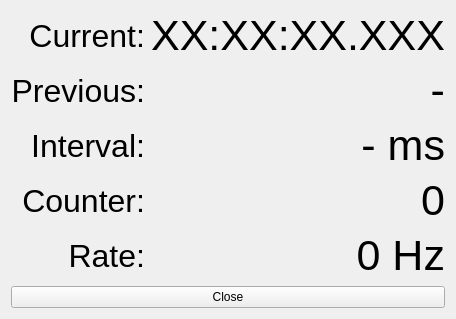
<?xml version="1.0" encoding="UTF-8"?>
<ui version="4.0">
 <class>StandardClock</class>
 <widget class="QMainWindow" name="StandardClock">
  <property name="windowTitle">
   <string>Clock</string>
  </property>
  <widget class="QWidget" name="centralWidget">
   <layout class="QVBoxLayout" name="verticalLayout">
    <item>
     <layout class="QGridLayout" name="gridLayout">
      <item row="0" column="0">
       <widget class="QLabel" name="label">
        <property name="font">
         <font>
          <pointsize>24</pointsize>
         </font>
        </property>
        <property name="text">
         <string>Current:</string>
        </property>
        <property name="alignment">
         <set>Qt::AlignRight|Qt::AlignTrailing|Qt::AlignVCenter</set>
        </property>
       </widget>
      </item>
      <item row="0" column="1">
       <widget class="QLabel" name="lblCurrent">
        <property name="font">
         <font>
          <pointsize>32</pointsize>
         </font>
        </property>
        <property name="text">
         <string>XX:XX:XX.XXX</string>
        </property>
        <property name="alignment">
         <set>Qt::AlignRight|Qt::AlignTrailing|Qt::AlignVCenter</set>
        </property>
       </widget>
      </item>
      <item row="1" column="0">
       <widget class="QLabel" name="label_2">
        <property name="font">
         <font>
          <pointsize>24</pointsize>
         </font>
        </property>
        <property name="text">
         <string>Previous:</string>
        </property>
        <property name="alignment">
         <set>Qt::AlignRight|Qt::AlignTrailing|Qt::AlignVCenter</set>
        </property>
       </widget>
      </item>
      <item row="1" column="1">
       <widget class="QLabel" name="lblPrevious">
        <property name="font">
         <font>
          <pointsize>32</pointsize>
         </font>
        </property>
        <property name="text">
         <string>-</string>
        </property>
        <property name="alignment">
         <set>Qt::AlignRight|Qt::AlignTrailing|Qt::AlignVCenter</set>
        </property>
       </widget>
      </item>
      <item row="2" column="0">
       <widget class="QLabel" name="label_5">
        <property name="font">
         <font>
          <pointsize>24</pointsize>
         </font>
        </property>
        <property name="text">
         <string>Interval:</string>
        </property>
        <property name="alignment">
         <set>Qt::AlignRight|Qt::AlignTrailing|Qt::AlignVCenter</set>
        </property>
       </widget>
      </item>
      <item row="2" column="1">
       <widget class="QLabel" name="lblDelta">
        <property name="font">
         <font>
          <pointsize>32</pointsize>
         </font>
        </property>
        <property name="text">
         <string>- ms</string>
        </property>
        <property name="alignment">
         <set>Qt::AlignRight|Qt::AlignTrailing|Qt::AlignVCenter</set>
        </property>
       </widget>
      </item>
      <item row="3" column="0">
       <widget class="QLabel" name="label_3">
        <property name="font">
         <font>
          <pointsize>24</pointsize>
         </font>
        </property>
        <property name="text">
         <string>Counter:</string>
        </property>
        <property name="alignment">
         <set>Qt::AlignRight|Qt::AlignTrailing|Qt::AlignVCenter</set>
        </property>
       </widget>
      </item>
      <item row="3" column="1">
       <widget class="QLabel" name="lblCounter">
        <property name="font">
         <font>
          <pointsize>32</pointsize>
         </font>
        </property>
        <property name="text">
         <string>0</string>
        </property>
        <property name="alignment">
         <set>Qt::AlignRight|Qt::AlignTrailing|Qt::AlignVCenter</set>
        </property>
       </widget>
      </item>
      <item row="4" column="0">
       <widget class="QLabel" name="label_4">
        <property name="font">
         <font>
          <pointsize>24</pointsize>
         </font>
        </property>
        <property name="text">
         <string>Rate:</string>
        </property>
        <property name="alignment">
         <set>Qt::AlignRight|Qt::AlignTrailing|Qt::AlignVCenter</set>
        </property>
       </widget>
      </item>
      <item row="4" column="1">
       <widget class="QLabel" name="lblRate">
        <property name="font">
         <font>
          <pointsize>32</pointsize>
         </font>
        </property>
        <property name="text">
         <string>0 Hz</string>
        </property>
        <property name="alignment">
         <set>Qt::AlignRight|Qt::AlignTrailing|Qt::AlignVCenter</set>
        </property>
       </widget>
      </item>
     </layout>
    </item>
    <item>
     <widget class="QPushButton" name="pbClose">
      <property name="text">
       <string>Close</string>
      </property>
     </widget>
    </item>
   </layout>
  </widget>
 </widget>
 <layoutdefault spacing="6" margin="11"/>
 <resources/>
 <connections>
  <connection>
   <sender>pbClose</sender>
   <signal>clicked()</signal>
   <receiver>StandardClock</receiver>
   <slot>close()</slot>
   <hints>
    <hint type="sourcelabel">
     <x>199</x>
     <y>250</y>
    </hint>
    <hint type="destinationlabel">
     <x>199</x>
     <y>137</y>
    </hint>
   </hints>
  </connection>
 </connections>
</ui>
